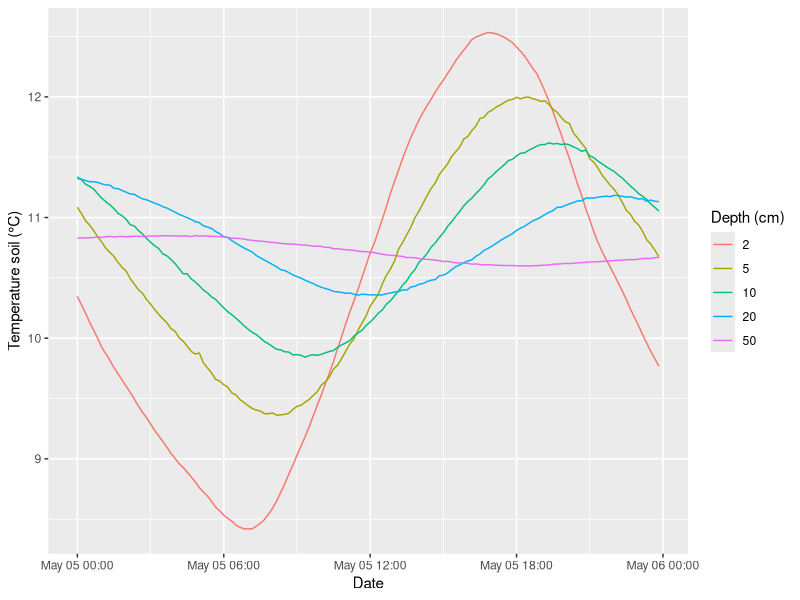
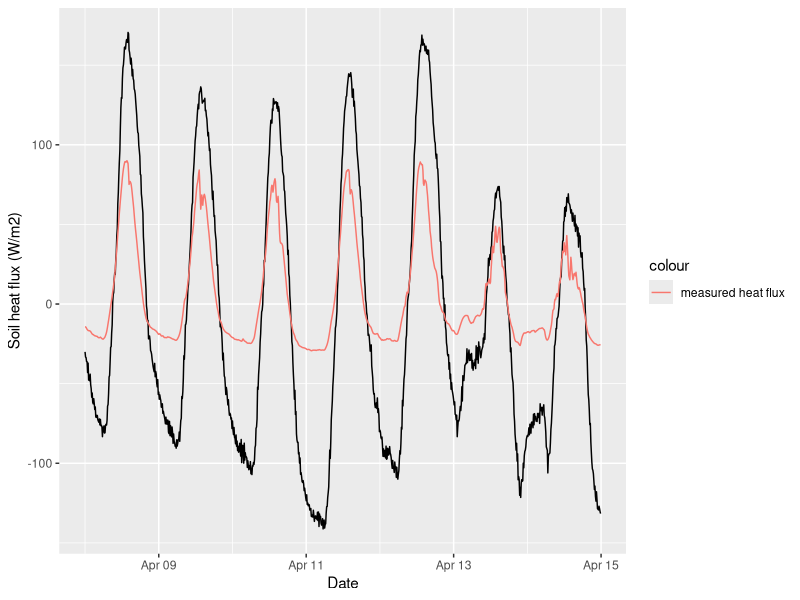
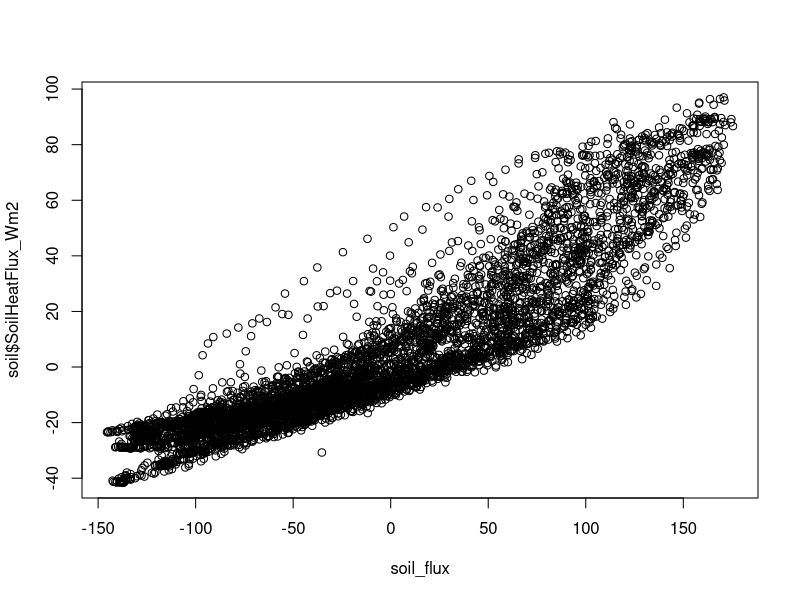
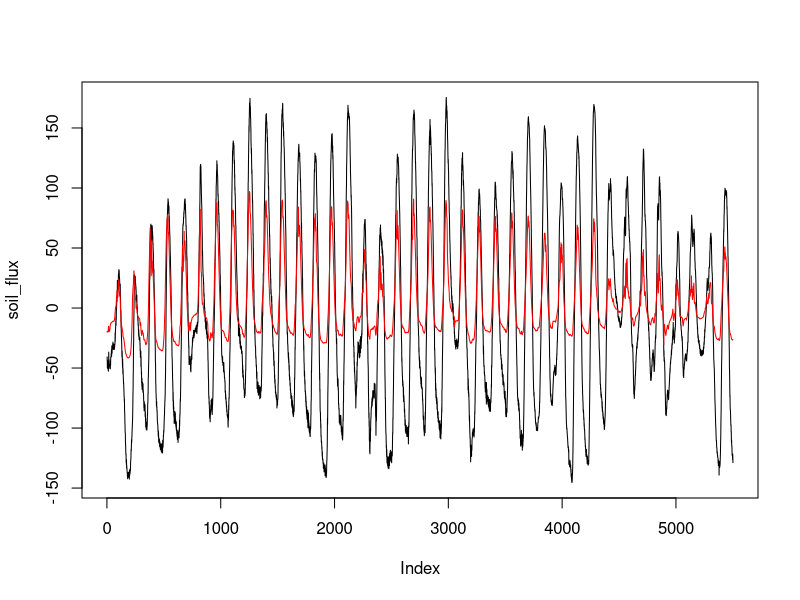
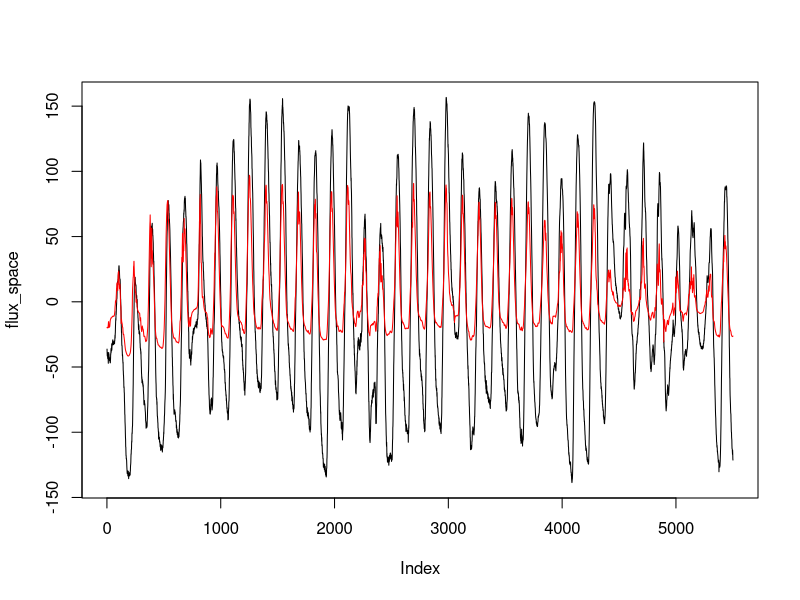
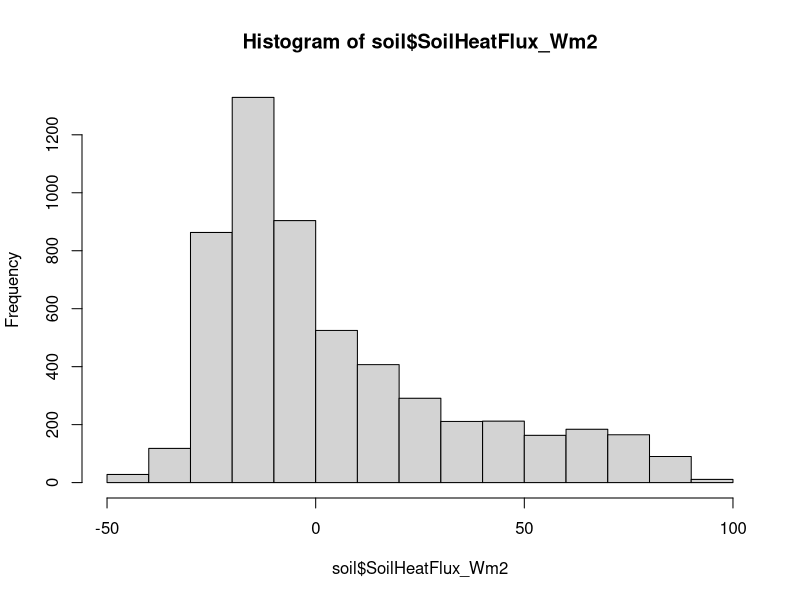
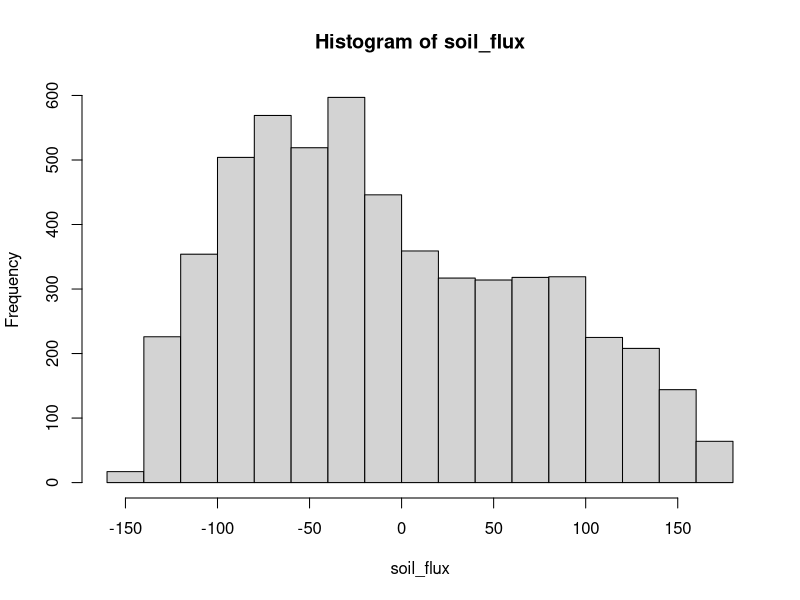
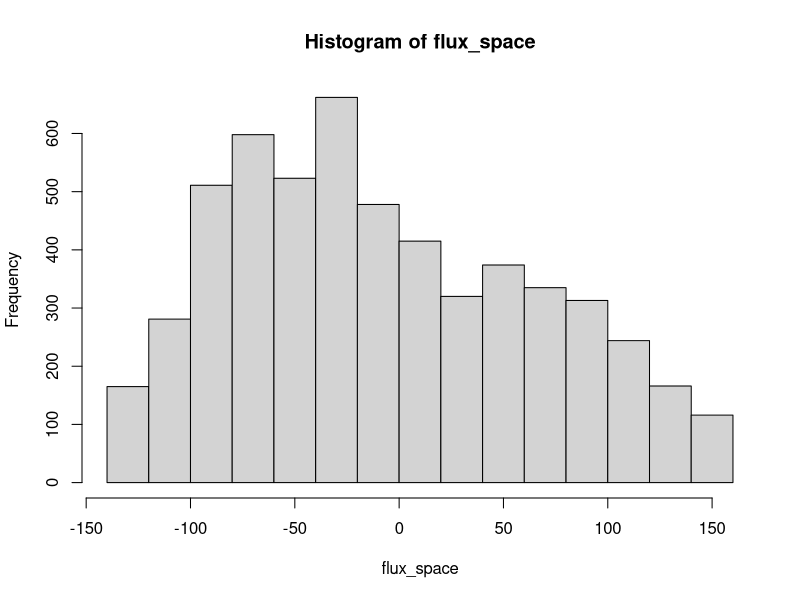

Write the R code that produced these figures, in order.
## ---- chunk 1
library(tidyverse)
library(lubridate)
## ---- chunk 2
soil <- read_csv("../Data_lectures/8_Soil_physics/Soil_temperature_bot_garden.csv")
## ---- chunk 3
head(soil)
## ---- chunk 4
soil_g <- soil %>% 
  gather("depth", "T_soil", starts_with("Tsoil")) %>% 
  mutate(depth = str_extract(depth, "\\d+"))
## ---- chunk 5
soil_g
## ---- chunk 6
soil_g %>% 
  # last day available to bet as close as possible to summer.
  # Number 126 was got as `max(yday(soil$Date))`
  filter(yday(Date)==126) %>% 
  ggplot(aes(Date, T_soil, col=as_factor(depth))) +
  geom_line() +
  labs(y="Temperature soil (°C)", colour="Depth (cm)")
## ---- chunk 7
range(yday(soil$Date))
## ---- chunk 8
soil$prev_temp <- NA_real_
soil$prev_temp[2:nrow(soil)] <- soil$Tsoil_5cm_degC[1:(nrow(soil)-1)]
## ---- chunk 9

c2k <- function(c) c + 273.15
k2c <- function(k) k - 273.15


#using as a reference the soil at 5 cm
d_T_space <- soil$TSoil_2cm_degC - soil$Tsoil_5cm_degC
d_z <- - 0.03 # m

d_T_time <- c2k(lag(soil$Tsoil_5cm_degC)) - c2k(soil$Tsoil_5cm_degC)

d_t <- 600 # seconds manually calculated from the dataset

Cv <- 3.5e6 # J m⁻³ K⁻¹
k <- 3.5 # W m⁻¹ K⁻¹
## ---- chunk 10
flux_time <- d_z * d_T_time * Cv / d_t # W m-2 

flux_space<- - k * d_T_space / d_z 
## ---- chunk 11
soil_flux <- flux_time + flux_space
## ---- chunk 12
soil <- mutate(soil,
               soil_flux = flux_time + flux_space)
## ---- chunk 13
soil %>% 
  filter(week(Date)==15) %>% 
  ggplot(aes(Date, soil_flux)) +
  geom_line()+
  geom_line(aes(y=SoilHeatFlux_Wm2, col="measured heat flux")) +
  labs(y="Soil heat flux (W/m2)")
## ---- chunk 14

## ---- chunk 15
plot(soil_flux, soil$SoilHeatFlux_Wm2)
## ---- chunk 16
plot(soil_flux, type = "l")
lines(soil$SoilHeatFlux_Wm2, col="red")
## ---- chunk 17
cor(soil_flux, soil$SoilHeatFlux_Wm2, use="complete.obs")
## ---- chunk 18
plot(flux_space, type = "l")
 lines(soil$SoilHeatFlux_Wm2, col="red")
## ---- chunk 19
hist(soil$SoilHeatFlux_Wm2)
## ---- chunk 20
hist(soil_flux)
## ---- chunk 21
hist(flux_space)
## ---- chunk 22
hist(flux_time)
